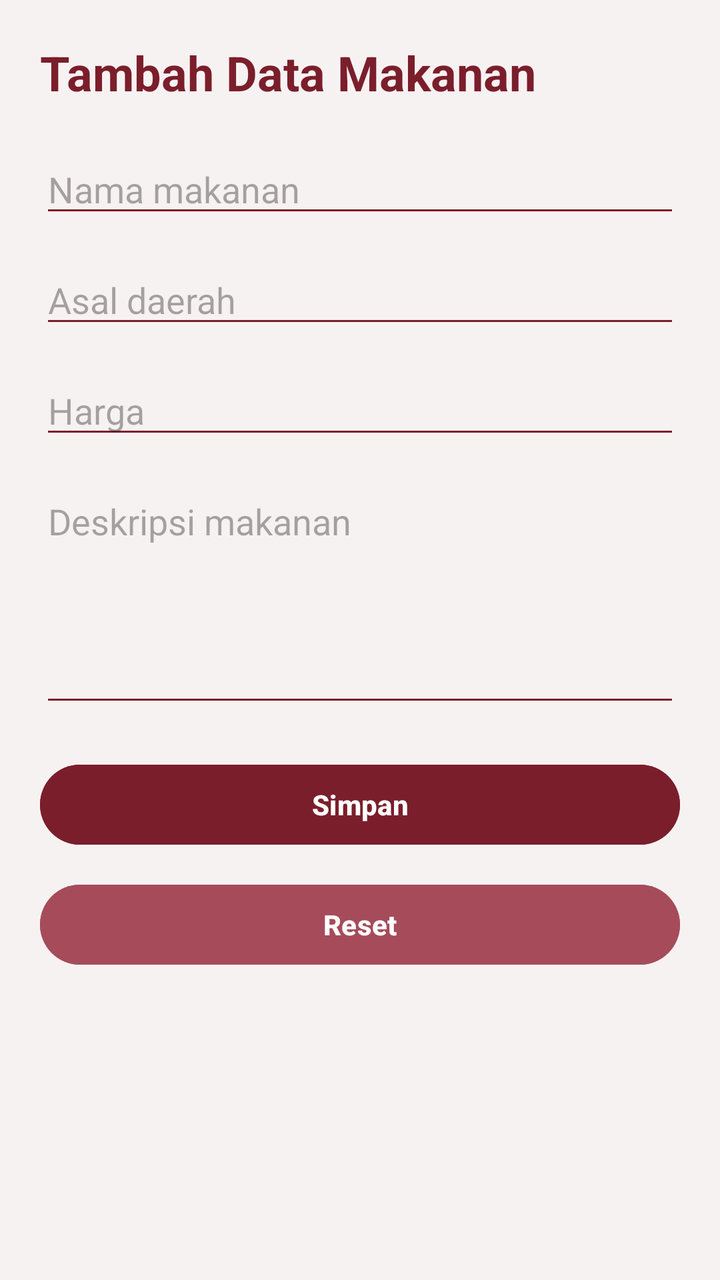
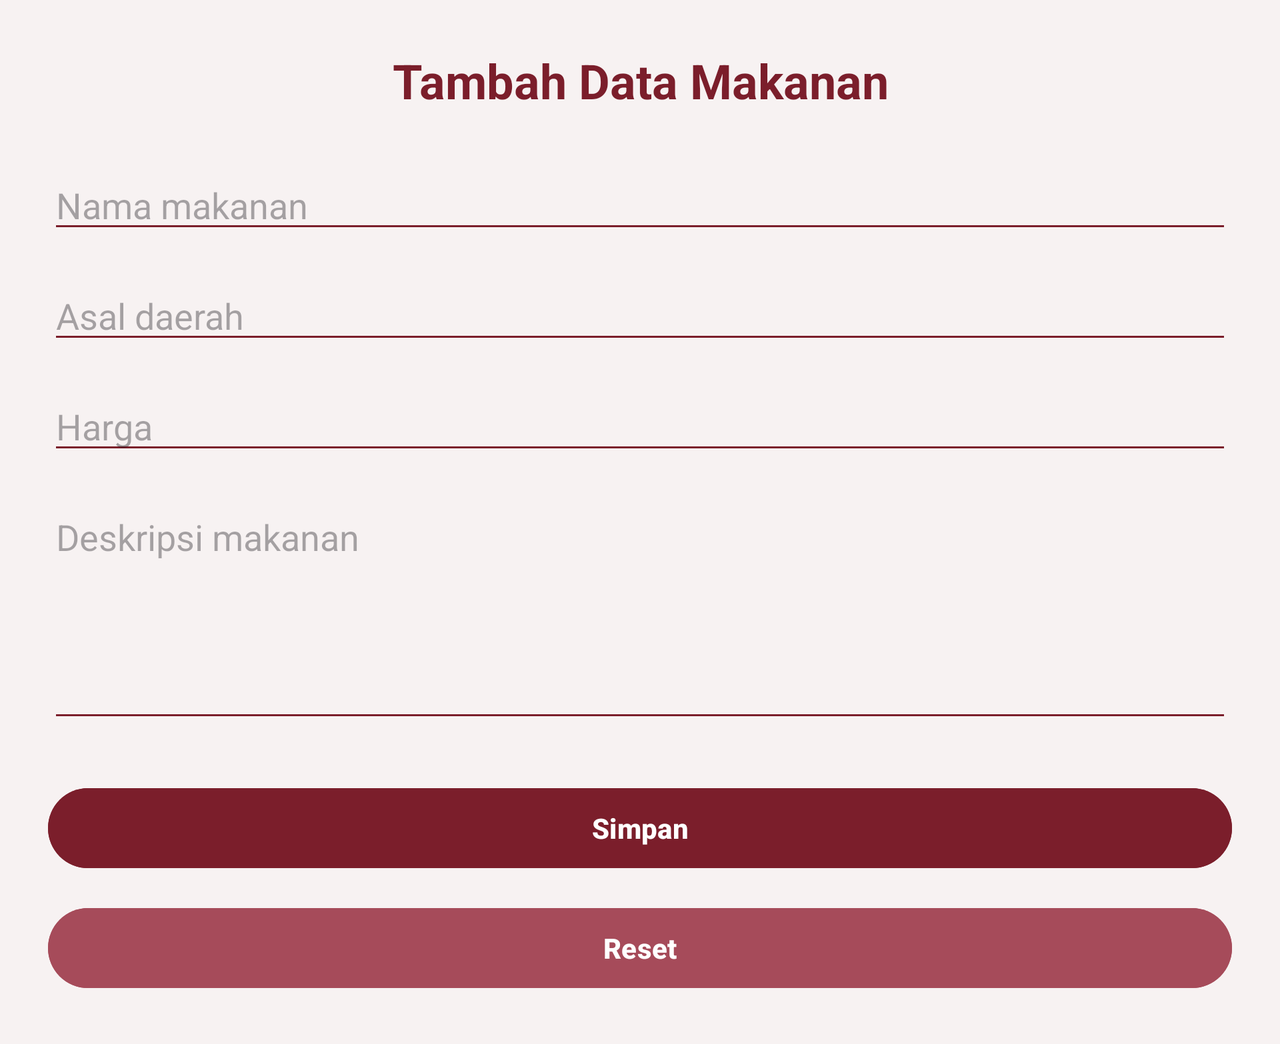

One screen, two layout resources from the same app: the default and the repository's alternative for another configuration. Each is rendered where Android would select it; the XML of both is given below.
<!-- AndroidManifest.xml: application theme Theme.KatalogMakananBatak -->
<!-- res/layout/activity_tambah_makanan.xml -->
<?xml version="1.0" encoding="utf-8"?>
<ScrollView xmlns:android="http://schemas.android.com/apk/res/android"
    android:layout_width="match_parent"
    android:layout_height="match_parent"
    android:background="@color/cream_bg"
    android:fitsSystemWindows="true">

    <LinearLayout
        android:layout_width="match_parent"
        android:layout_height="wrap_content"
        android:orientation="vertical"
        android:padding="20dp">

        <TextView
            android:layout_width="wrap_content"
            android:layout_height="wrap_content"
            android:text="Tambah Data Makanan"
            android:textColor="@color/maroon_primary"
            android:textSize="24sp"
            android:textStyle="bold"
            android:layout_marginBottom="20dp" />

        <EditText
            android:id="@+id/etNama"
            android:layout_width="match_parent"
            android:layout_height="wrap_content"
            android:hint="Nama makanan"
            android:inputType="textPersonName"
            android:backgroundTint="@color/maroon_primary"
            android:layout_marginBottom="14dp" />

        <EditText
            android:id="@+id/etAsal"
            android:layout_width="match_parent"
            android:layout_height="wrap_content"
            android:hint="Asal daerah"
            android:inputType="text"
            android:backgroundTint="@color/maroon_primary"
            android:layout_marginBottom="14dp" />

        <EditText
            android:id="@+id/etHarga"
            android:layout_width="match_parent"
            android:layout_height="wrap_content"
            android:hint="Harga"
            android:inputType="number"
            android:backgroundTint="@color/maroon_primary"
            android:layout_marginBottom="14dp" />

        <EditText
            android:id="@+id/etDeskripsi"
            android:layout_width="match_parent"
            android:layout_height="120dp"
            android:hint="Deskripsi makanan"
            android:gravity="top|start"
            android:inputType="textMultiLine"
            android:backgroundTint="@color/maroon_primary"
            android:layout_marginBottom="20dp" />

        <Button
            android:id="@+id/btnSimpan"
            android:layout_width="match_parent"
            android:layout_height="wrap_content"
            android:text="Simpan"
            android:textAllCaps="false"
            android:textColor="@color/white"
            android:textStyle="bold"
            android:backgroundTint="@color/maroon_primary"
            android:layout_marginBottom="12dp" />

        <Button
            android:id="@+id/btnReset"
            android:layout_width="match_parent"
            android:layout_height="wrap_content"
            android:text="Reset"
            android:textAllCaps="false"
            android:textColor="@color/white"
            android:textStyle="bold"
            android:backgroundTint="@color/maroon_light" />
    </LinearLayout>
</ScrollView>
<!-- resources referenced by this layout -->
<resources>
  <color name="cream_bg">#F7F2F2</color>
  <color name="maroon_light">#A64B5A</color>
  <color name="maroon_primary">#7B1E2B</color>
  <color name="white">#FFFFFF</color>
  <style name="Theme.KatalogMakananBatak" parent="Base.Theme.KatalogMakananBatak" />
  <style name="Base.Theme.KatalogMakananBatak" parent="Theme.Material3.DayNight.NoActionBar">
          
          
      </style>
</resources>
<!-- res/layout-land/activity_tambah_makanan.xml (the repository's variant of the layout above) -->
<!-- drawn on the phone turned sideways -->
<?xml version="1.0" encoding="utf-8"?>
<ScrollView xmlns:android="http://schemas.android.com/apk/res/android"
    android:layout_width="match_parent"
    android:layout_height="match_parent"
    android:background="@color/cream_bg"
    android:fitsSystemWindows="true">

    <LinearLayout
        android:layout_width="match_parent"
        android:layout_height="wrap_content"
        android:orientation="vertical"
        android:padding="24dp"
        android:gravity="center_horizontal">

        <TextView
            android:layout_width="wrap_content"
            android:layout_height="wrap_content"
            android:text="Tambah Data Makanan"
            android:textColor="@color/maroon_primary"
            android:textSize="24sp"
            android:textStyle="bold"
            android:layout_marginBottom="24dp"
            android:gravity="center" />

        <LinearLayout
            android:layout_width="match_parent"
            android:layout_height="wrap_content"
            android:orientation="vertical">

            <EditText
                android:id="@+id/etNama"
                android:layout_width="match_parent"
                android:layout_height="wrap_content"
                android:hint="Nama makanan"
                android:inputType="textPersonName"
                android:backgroundTint="@color/maroon_primary"
                android:layout_marginBottom="14dp" />

            <EditText
                android:id="@+id/etAsal"
                android:layout_width="match_parent"
                android:layout_height="wrap_content"
                android:hint="Asal daerah"
                android:inputType="text"
                android:backgroundTint="@color/maroon_primary"
                android:layout_marginBottom="14dp" />

            <EditText
                android:id="@+id/etHarga"
                android:layout_width="match_parent"
                android:layout_height="wrap_content"
                android:hint="Harga"
                android:inputType="number"
                android:backgroundTint="@color/maroon_primary"
                android:layout_marginBottom="14dp" />

            <EditText
                android:id="@+id/etDeskripsi"
                android:layout_width="match_parent"
                android:layout_height="120dp"
                android:hint="Deskripsi makanan"
                android:gravity="top|start"
                android:inputType="textMultiLine"
                android:backgroundTint="@color/maroon_primary"
                android:layout_marginBottom="24dp" />

            <Button
                android:id="@+id/btnSimpan"
                android:layout_width="match_parent"
                android:layout_height="wrap_content"
                android:text="Simpan"
                android:textAllCaps="false"
                android:textColor="@color/white"
                android:textStyle="bold"
                android:backgroundTint="@color/maroon_primary"
                android:layout_marginBottom="12dp" />

            <Button
                android:id="@+id/btnReset"
                android:layout_width="match_parent"
                android:layout_height="wrap_content"
                android:text="Reset"
                android:textAllCaps="false"
                android:textColor="@color/white"
                android:textStyle="bold"
                android:backgroundTint="@color/maroon_light" />
        </LinearLayout>
    </LinearLayout>
</ScrollView>
